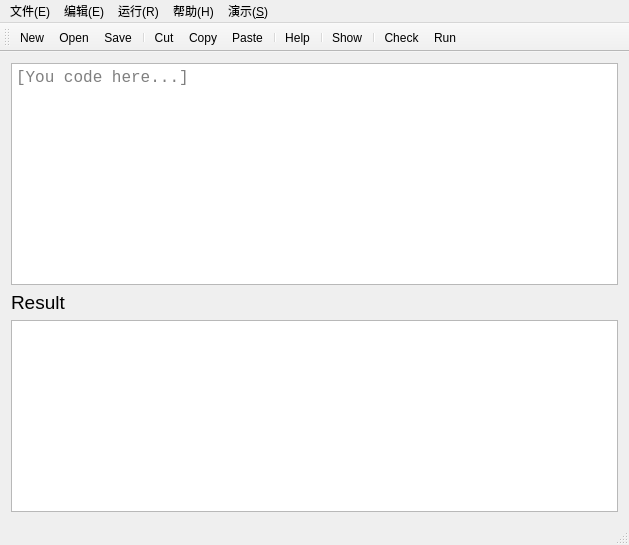
<?xml version="1.0" encoding="UTF-8"?>
<ui version="4.0">
 <class>BrainFuckClass</class>
 <widget class="QMainWindow" name="BrainFuckClass">
  <property name="geometry">
   <rect>
    <x>0</x>
    <y>0</y>
    <width>629</width>
    <height>545</height>
   </rect>
  </property>
  <property name="windowTitle">
   <string>BrainFuck</string>
  </property>
  <property name="windowIcon">
   <iconset>
    <normaloff>:/image/BF.png</normaloff>:/image/BF.png</iconset>
  </property>
  <widget class="QWidget" name="centralWidget">
   <layout class="QGridLayout" name="gridLayout">
    <item row="0" column="0">
     <widget class="QTextEdit" name="codeEdit">
      <property name="font">
       <font>
        <family>Consolas</family>
        <pointsize>12</pointsize>
       </font>
      </property>
      <property name="verticalScrollBarPolicy">
       <enum>Qt::ScrollBarAsNeeded</enum>
      </property>
      <property name="placeholderText">
       <string>[You code here...]</string>
      </property>
     </widget>
    </item>
    <item row="1" column="0">
     <widget class="QLabel" name="label">
      <property name="sizePolicy">
       <sizepolicy hsizetype="Preferred" vsizetype="Maximum">
        <horstretch>0</horstretch>
        <verstretch>0</verstretch>
       </sizepolicy>
      </property>
      <property name="font">
       <font>
        <pointsize>14</pointsize>
       </font>
      </property>
      <property name="text">
       <string>Result</string>
      </property>
     </widget>
    </item>
    <item row="2" column="0">
     <widget class="QTextBrowser" name="resultEdit">
      <property name="sizePolicy">
       <sizepolicy hsizetype="Expanding" vsizetype="Minimum">
        <horstretch>0</horstretch>
        <verstretch>0</verstretch>
       </sizepolicy>
      </property>
      <property name="font">
       <font>
        <family>Times New Roman</family>
        <pointsize>12</pointsize>
        <weight>50</weight>
        <bold>false</bold>
       </font>
      </property>
      <property name="html">
       <string>&lt;!DOCTYPE HTML PUBLIC &quot;-//W3C//DTD HTML 4.0//EN&quot; &quot;http://www.w3.org/TR/REC-html40/strict.dtd&quot;&gt;
&lt;html&gt;&lt;head&gt;&lt;meta name=&quot;qrichtext&quot; content=&quot;1&quot; /&gt;&lt;style type=&quot;text/css&quot;&gt;
p, li { white-space: pre-wrap; }
&lt;/style&gt;&lt;/head&gt;&lt;body style=&quot; font-family:'Times New Roman'; font-size:12pt; font-weight:400; font-style:normal;&quot;&gt;
&lt;p style=&quot;-qt-paragraph-type:empty; margin-top:0px; margin-bottom:0px; margin-left:0px; margin-right:0px; -qt-block-indent:0; text-indent:0px; font-family:'SimSun'; font-size:9pt;&quot;&gt;&lt;br /&gt;&lt;/p&gt;&lt;/body&gt;&lt;/html&gt;</string>
      </property>
     </widget>
    </item>
   </layout>
  </widget>
  <widget class="QMenuBar" name="menuBar">
   <property name="geometry">
    <rect>
     <x>0</x>
     <y>0</y>
     <width>629</width>
     <height>26</height>
    </rect>
   </property>
   <widget class="QMenu" name="menu_R">
    <property name="title">
     <string>运行(R)</string>
    </property>
    <addaction name="actionRun"/>
    <addaction name="actionCheck"/>
   </widget>
   <widget class="QMenu" name="menu_E">
    <property name="title">
     <string>编辑(E)</string>
    </property>
    <addaction name="actionUndo"/>
    <addaction name="actionRedo"/>
    <addaction name="separator"/>
    <addaction name="actionCut"/>
    <addaction name="actionCopy"/>
    <addaction name="actionPaste"/>
   </widget>
   <widget class="QMenu" name="menu_E_2">
    <property name="title">
     <string>文件(E)</string>
    </property>
    <addaction name="actionNew"/>
    <addaction name="actionOpen"/>
    <addaction name="actionClose"/>
    <addaction name="separator"/>
    <addaction name="actionSave"/>
    <addaction name="actionSave_As"/>
    <addaction name="separator"/>
    <addaction name="actionExit"/>
   </widget>
   <widget class="QMenu" name="menu_H">
    <property name="title">
     <string>帮助(H)</string>
    </property>
    <addaction name="actionHelp"/>
   </widget>
   <widget class="QMenu" name="menu_S">
    <property name="title">
     <string>演示(&amp;S)</string>
    </property>
    <addaction name="actionShow"/>
   </widget>
   <addaction name="menu_E_2"/>
   <addaction name="menu_E"/>
   <addaction name="menu_R"/>
   <addaction name="menu_H"/>
   <addaction name="menu_S"/>
  </widget>
  <widget class="QToolBar" name="mainToolBar">
   <attribute name="toolBarArea">
    <enum>TopToolBarArea</enum>
   </attribute>
   <attribute name="toolBarBreak">
    <bool>false</bool>
   </attribute>
   <addaction name="actionNew"/>
   <addaction name="actionOpen"/>
   <addaction name="actionSave"/>
   <addaction name="separator"/>
   <addaction name="actionCut"/>
   <addaction name="actionCopy"/>
   <addaction name="actionPaste"/>
   <addaction name="separator"/>
   <addaction name="actionHelp"/>
   <addaction name="separator"/>
   <addaction name="actionShow"/>
   <addaction name="separator"/>
   <addaction name="actionCheck"/>
   <addaction name="actionRun"/>
  </widget>
  <widget class="QStatusBar" name="statusBar"/>
  <action name="actionRun">
   <property name="icon">
    <iconset resource="../Resources/image.qrc">
     <normaloff>:/image/play.jpg</normaloff>:/image/play.jpg</iconset>
   </property>
   <property name="text">
    <string>Run</string>
   </property>
  </action>
  <action name="actionUndo">
   <property name="icon">
    <iconset resource="../Resources/image.qrc">
     <normaloff>:/image/edit-undo.png</normaloff>:/image/edit-undo.png</iconset>
   </property>
   <property name="text">
    <string>Undo</string>
   </property>
  </action>
  <action name="actionRedo">
   <property name="text">
    <string>Redo</string>
   </property>
  </action>
  <action name="actionCut">
   <property name="icon">
    <iconset resource="../Resources/image.qrc">
     <normaloff>:/image/editcut.png</normaloff>:/image/editcut.png</iconset>
   </property>
   <property name="text">
    <string>Cut</string>
   </property>
  </action>
  <action name="actionCopy">
   <property name="icon">
    <iconset resource="../Resources/image.qrc">
     <normaloff>:/image/editcopy.png</normaloff>:/image/editcopy.png</iconset>
   </property>
   <property name="text">
    <string>Copy</string>
   </property>
  </action>
  <action name="actionPaste">
   <property name="icon">
    <iconset resource="../Resources/image.qrc">
     <normaloff>:/image/editpaste.png</normaloff>:/image/editpaste.png</iconset>
   </property>
   <property name="text">
    <string>Paste</string>
   </property>
  </action>
  <action name="actionOpen">
   <property name="icon">
    <iconset resource="../Resources/image.qrc">
     <normaloff>:/image/document-open.png</normaloff>:/image/document-open.png</iconset>
   </property>
   <property name="text">
    <string>Open</string>
   </property>
  </action>
  <action name="actionSave">
   <property name="icon">
    <iconset resource="../Resources/image.qrc">
     <normaloff>:/image/document-save.png</normaloff>:/image/document-save.png</iconset>
   </property>
   <property name="text">
    <string>Save</string>
   </property>
  </action>
  <action name="actionHelp">
   <property name="icon">
    <iconset resource="../Resources/image.qrc">
     <normaloff>:/image/helpico.png</normaloff>:/image/helpico.png</iconset>
   </property>
   <property name="text">
    <string>Help</string>
   </property>
   <property name="statusTip">
    <string>BrainFuck rules</string>
   </property>
   <property name="shortcutContext">
    <enum>Qt::WindowShortcut</enum>
   </property>
  </action>
  <action name="actionShow">
   <property name="icon">
    <iconset resource="../Resources/image.qrc">
     <normaloff>:/image/start.png</normaloff>:/image/start.png</iconset>
   </property>
   <property name="text">
    <string>Show</string>
   </property>
  </action>
  <action name="actionCheck">
   <property name="icon">
    <iconset resource="../Resources/image.qrc">
     <normaloff>:/image/check.jpg</normaloff>:/image/check.jpg</iconset>
   </property>
   <property name="text">
    <string>Check</string>
   </property>
  </action>
  <action name="actionNew">
   <property name="icon">
    <iconset resource="../Resources/image.qrc">
     <normaloff>:/image/document-new.png</normaloff>:/image/document-new.png</iconset>
   </property>
   <property name="text">
    <string>New</string>
   </property>
  </action>
  <action name="actionClose">
   <property name="icon">
    <iconset resource="../Resources/image.qrc">
     <normaloff>:/image/gtk-close.png</normaloff>:/image/gtk-close.png</iconset>
   </property>
   <property name="text">
    <string>Close</string>
   </property>
  </action>
  <action name="actionSave_As">
   <property name="icon">
    <iconset resource="../Resources/image.qrc">
     <normaloff>:/image/document-save-as.png</normaloff>:/image/document-save-as.png</iconset>
   </property>
   <property name="text">
    <string>Save as</string>
   </property>
  </action>
  <action name="actionExit">
   <property name="icon">
    <iconset resource="../Resources/image.qrc">
     <normaloff>:/image/exit.png</normaloff>:/image/exit.png</iconset>
   </property>
   <property name="text">
    <string>Exit</string>
   </property>
  </action>
 </widget>
 <layoutdefault spacing="6" margin="11"/>
 <resources>
  <include location="../Resources/image.qrc"/>
 </resources>
 <connections/>
</ui>
